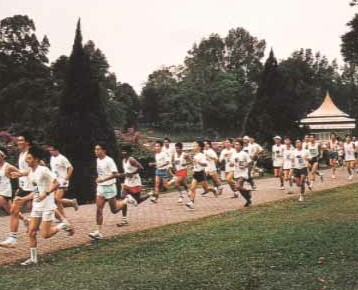
%> input picture lab_2/images/maccropped.jpg, 358 x 290 px
$ octave lab2.m   (GNU Octave 9; MATLAB toolbox functions it lacks are replaced by stand-ins)
%> lines starting %> are read from the running program, lines starting %| are printed output that depends on the picture; in (x1, y1, x2, y2) boxes, pixels count from 0 and x2, y2 are one past the last pixel; in counts of white or black regions, pixels touching at a corner belong together; the program's own positions count from 1
%3.1a
imagesrc = imread('images\maccropped.jpg');
%> imagesrc is the input picture: size 290x358x3 uint8; mean R, G, B 133.3, 123.1, 109.7
whos Pc
%see the size (I always do)
[m n k]=size(imagesrc);
%> m = 290; n = 358; k = 3
%display it
%imagesc(imagesrc); axis on;

greyImage = rgb2gray(imagesrc);
figure('Name','Grey Input')
imshow(greyImage);

%%
%3.1b
sobelMask1 = [-1,0,1;-2,0,2;-1,0,1]; %x kernel
sobelMask2 = [-1,-2,-1;0,0,0;1,2,1]; %y kernel

sobelImageMask1 =conv2(greyImage,sobelMask1);
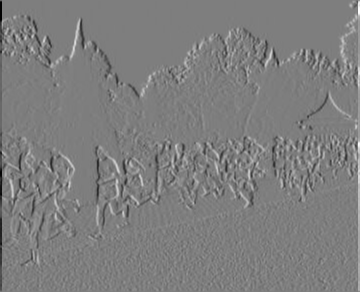
%> sobelImageMask1: size 292x360 double; min -975, max 993, mean 0; drawn with min black and max white
figure('Name','Sobel image after x mask ')
imshow(uint8(sobelImageMask1));

sobelImageMask2 =conv2(greyImage,sobelMask2);
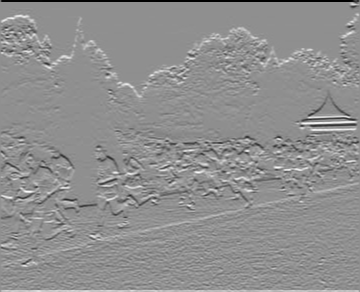
%> sobelImageMask2: size 292x360 double; min -996, max 774, mean 0; drawn with min black and max white
figure('Name','Sobel image afer y mask ')
imshow(uint8(sobelImageMask2));

%sobelImageMaskBoth =uint8(conv2(sobelImageMask2,sobelMask1));
%figure('Name','Sobel Masked Both')
%imshow(sobelImageMaskBoth);

%edges which are not vertical or horizontal become more obvious
%close all
%%
%%3.1c
squaredSobelImage =sobelImageMask1.^2 + sobelImageMask2.^2;
figure('Name','Sobel after squaring')
imshow(uint8(squaredSobelImage));
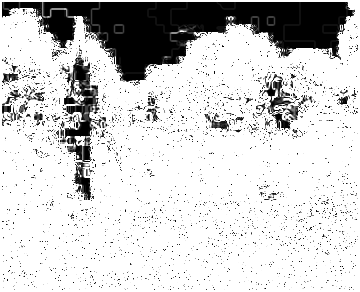
%> displayed picture: size 292x360, on the screen's scale of 0 to 255; min 0, max 255, mean 207.6
%square to get the magnitude of gradient at pixel x,y
%%
%3.1d
t = 10000;
squaredSobelImageThresholded = squaredSobelImage>t;
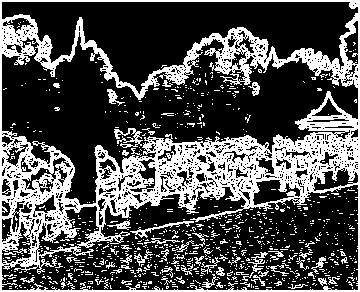
%> squaredSobelImageThresholded: size 292x360 logical; 30.8% white; 901 white regions (838 under 20 px), largest, box (x1, y1, x2, y2) and area: (0, 0, 360, 292) 26747, (114, 128, 143, 148) 242, (130, 221, 194, 238) 199
figure('Name','Threshold 10000')
imshow(squaredSobelImageThresholded)

t = 20000;
squaredSobelImageThresholded = squaredSobelImage>t;
%> squaredSobelImageThresholded: size 292x360 logical; 22.1% white; 687 white regions (665 under 20 px), largest, box (x1, y1, x2, y2) and area: (0, 0, 360, 292) 20158, (78, 228, 122, 246) 175, (237, 45, 252, 78) 162
figure('Name','Threshold 20000')
imshow(squaredSobelImageThresholded)

t = 30000;
squaredSobelImageThresholded = squaredSobelImage>t;
%> squaredSobelImageThresholded: size 292x360 logical; 18% white in thin lines or dots
figure('Name','Threshold 30000')
imshow(squaredSobelImageThresholded)

t = 40000;
squaredSobelImageThresholded = squaredSobelImage>t;
%> squaredSobelImageThresholded: size 292x360 logical; 15.5% white in thin lines or dots
figure('Name','Threshold 40000')
imshow(squaredSobelImageThresholded)

t = 50000;
squaredSobelImageThresholded = squaredSobelImage>t;
%> squaredSobelImageThresholded: size 292x360 logical; 13.5% white in thin lines or dots
figure('Name','Threshold 50000')
imshow(squaredSobelImageThresholded)

t = 100000;
squaredSobelImageThresholded = squaredSobelImage>t;
%> squaredSobelImageThresholded: size 292x360 logical; 8% white in thin lines or dots
figure('Name','Threshold 100000')
imshow(squaredSobelImageThresholded)
%at T =0, all pixel values at max magnitude at displayed.

%%
close all
%3ei
tl =0.04;
th=0.1;
sigma =1.0;
E = edge(greyImage,'canny',[tl th],sigma);
%> E: size 290x358 logical; 18.3% white in thin lines or dots
figure('Name','CannyEdge1')
imshow(E);
sigma =2.0;
E = edge(greyImage,'canny',[tl th],sigma);
%> E: size 290x358 logical; 10.1% white in thin lines or dots
figure('Name','CannyEdge2')
imshow(E);
sigma =3.0;
E = edge(greyImage,'canny',[tl th],sigma);
%> E: size 290x358 logical; 6.6% white in thin lines or dots
figure('Name','CannyEdge3')
imshow(E);
sigma =4.0;
E = edge(greyImage,'canny',[tl th],sigma);
%> E: size 290x358 logical; 5.2% white in thin lines or dots
figure('Name','CannyEdge4')
imshow(E);
sigma =5.0;
E = edge(greyImage,'canny',[tl th],sigma);
%> E: size 290x358 logical; 4.3% white in thin lines or dots
figure('Name','CannyEdge5')
imshow(E);
close all
%%
%3.1eii)
tl =0.01;
th=0.1;
sigma =1.0;
E = edge(greyImage,'canny',[tl th],sigma);
%> E: size 290x358 logical; 19.8% white in thin lines or dots
figure('Name','tl0.01')
imshow(E);
tl =0.02;
E = edge(greyImage,'canny',[tl th],sigma);
%> E: size 290x358 logical; 19.6% white in thin lines or dots
figure('Name','tl0.02')
imshow(E);
tl =0.03;
E = edge(greyImage,'canny',[tl th],sigma);
%> E: size 290x358 logical; 19.1% white in thin lines or dots
figure('Name','tl0.03')
imshow(E);
tl =0.04;
E = edge(greyImage,'canny',[tl th],sigma);
figure('Name','tl0.04')
imshow(E);
tl =0.05;
E = edge(greyImage,'canny',[tl th],sigma);
%> E: size 290x358 logical; 17.1% white in thin lines or dots
figure('Name','tl0.05')
imshow(E);
tl =0.06;
E = edge(greyImage,'canny',[tl th],sigma);
%> E: size 290x358 logical; 15.9% white in thin lines or dots
figure('Name','tl.0.6')
imshow(E);
close all
%%
%%3.2a
tl =0.04;
th=0.1;
sigma =6.0;
E = edge(greyImage,'canny',[tl th],sigma);
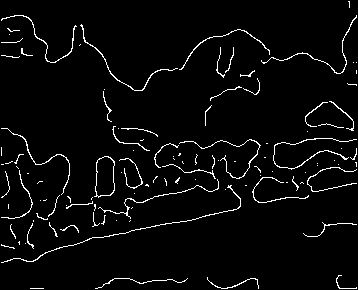
%> E: size 290x358 logical; 3.6% white in thin lines or dots
figure('Name','CannyEdge1')
imshow(E);
%%
%3.2b
[H,xp] = radon(E);
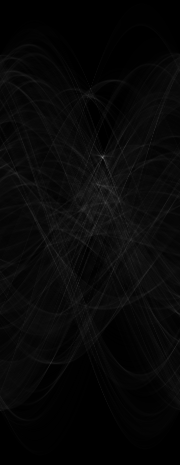
%> H: size 465x180 double; min 0, max 126, mean 8.1
%> xp = 465 values from -232 to 232
figure('Name','radon transform')
imshow(uint8(H));
%%figure('Name','radon transform')
%%imagesc(H);
title('R_{\theta} (X\prime)');
xlabel('\theta (degrees)');
ylabel('X\prime');
%radon transform is the continuous form
%of the hough transform, radon is more accurate but slower
%%
%3.2c
close all
maxVal = max(H(:));
%> maxVal = 126
[xRadiusMax, thetaMax] = find(H== maxVal)
%> xRadiusMax = 158; thetaMax = 103

thetaMax
%> thetaMax = 103
xRadiusMax
%> xRadiusMax = 158
figure('Name','radon transform')
imagesc(uint8(H));
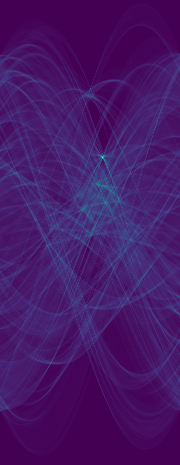
%> displayed picture: size 465x180x3, on the screen's scale of 0 to 255; mean R, G, B 70.3, 23.7, 104.6
%-1 seem to give  better edge.
%%thetaMax = thetaMax-1
%%thetaMax
%%
%3.2d
radius = xp(xRadiusMax)
%> radius = -75
[A,B] =pol2cart((thetaMax*pi/180),radius);
%> A = 16.87; B = -73.08
B = -B
%> B = 73.08
%get center of image
center = floor((size(greyImage)+1)/2)
%> center = [145 179]
center
%> center = [145 179]
C = A*(A+179) + B*(B+145);
%> C = 19241.2
A
%> A = 16.87
B
%> B = 73.08
C
%> C = 19241.2
%%
%3.2e
%substitute into formula since we now have C.
%Ax+By =C
%find y if x is already given.
%yl = (C + AX)/B
size(greyImage)
%> ans = [290 358]
width=357
xl =0;
%> (the run ends here)
